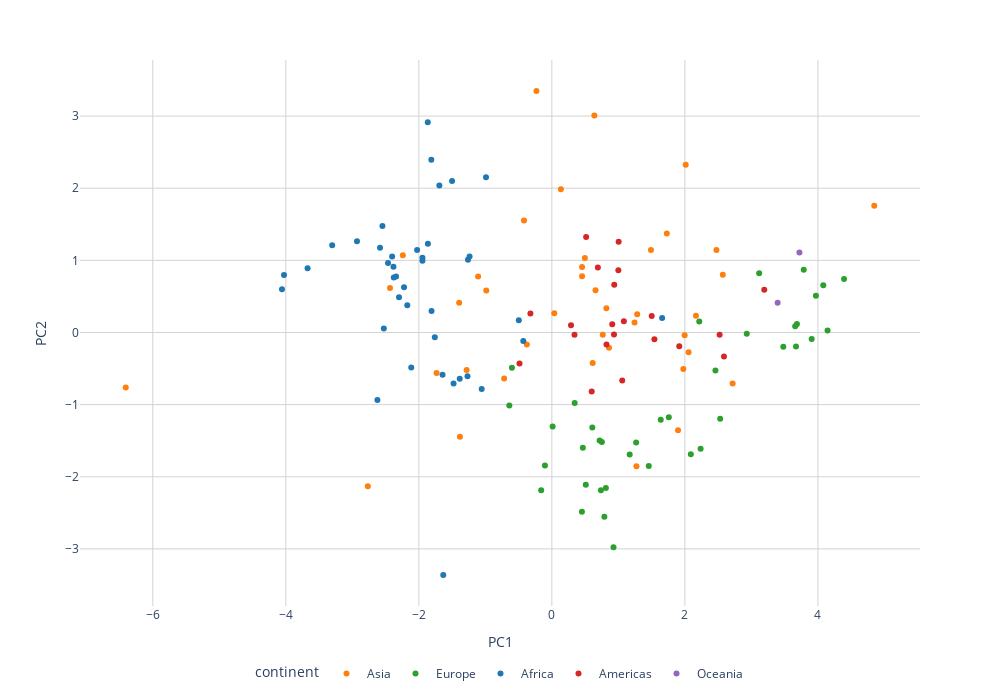
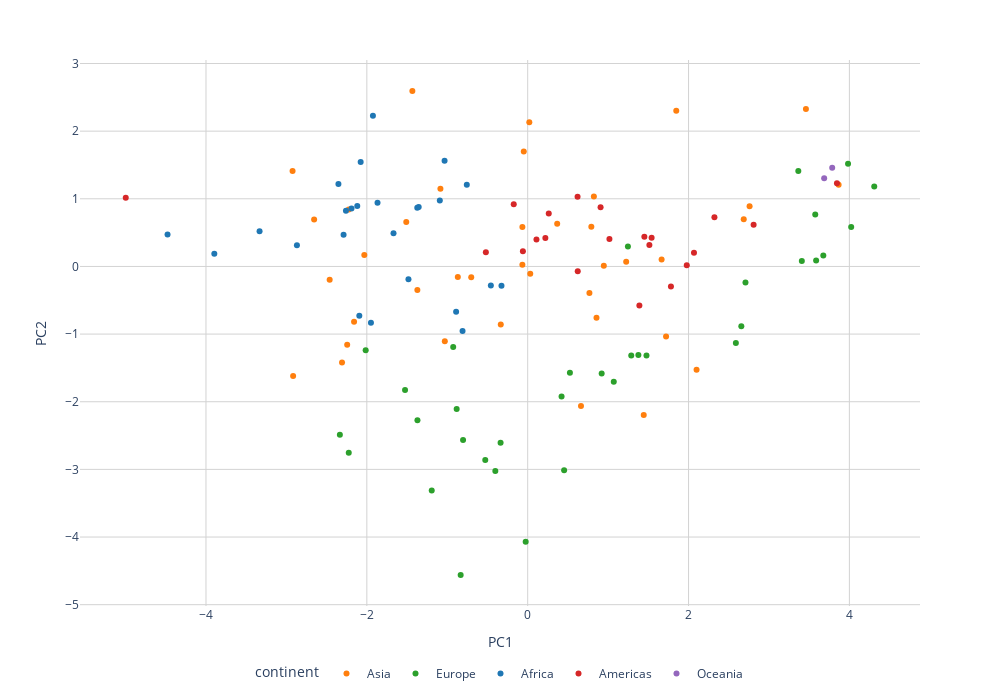

Here is the notebook cell these charts were saved with, in order:
### Code cell
#Slider for year selection
year_slider = widgets.IntSlider(value=2019, min=final_data['year'].min(), max=final_data['year'].max(), step=1, description='Year:')

#Dropdown for selecting x and y axis variables
variables = plotting_variables 
x_axis_dropdown = widgets.Dropdown(options=variables, value='PC1', description='X Axis:')
y_axis_dropdown = widgets.Dropdown(options=variables, value='PC2', description='Y Axis:')

#Display the interactive widgets
interact(interactive_plot, year=year_slider, x_axis=x_axis_dropdown, y_axis=y_axis_dropdown)

### Figure 1 — Plotly figure (JSON) as saved in the notebook; plotly's stock layout.template omitted (floating-point values rounded to 4 significant figures)
{"data": [{"hovertemplate": "<b>%{hovertext}</b><br><br>continent=Asia<br>PC1=%{x}<br>PC2=%{y}<extra></extra>", "hovertext": ["Afghanistan", "Armenia", "Azerbaijan", "Bahrain", "Bangladesh", "Cambodia", "China", "Cyprus", "Georgia", "Hong Kong S.A.R. of China", "India", "Indonesia", "Iran", "Israel", "Japan", "Jordan", "Kazakhstan", "Kuwait", "Kyrgyzstan", "Laos", "Lebanon", "Malaysia", "Mongolia", "Myanmar", "Nepal", "Pakistan", "Philippines", "Saudi Arabia", "Singapore", "South Korea", "Sri Lanka", "Taiwan Province of China", "Tajikistan", "Thailand", "Turkey", "Turkmenistan", "United Arab Emirates", "Uzbekistan", "Vietnam", "Yemen"], "legendgroup": "Asia", "marker": {"color": "#ff7f0e", "symbol": "circle"}, "mode": "markers", "name": "Asia", "orientation": "v", "showlegend": true, "type": "scatter", "x": [-6.407, -0.3769, 0.7654, 2.57, -1.109, -0.4189, 1.283, 0.8594, -0.7178, 2.166, -2.241, 0.6386, -1.394, 2.055, 1.897, -1.281, 1.976, 1.243, 0.4541, 0.1355, -2.767, 1.489, 0.6138, -0.2318, -0.986, -2.434, 0.4541, 1.996, 4.847, 1.272, 0.0366, 2.718, 0.4962, 1.728, -1.383, 0.6564, 2.474, 2.012, 0.8197, -1.733], "xaxis": "x", "y": [-0.764, -0.1664, -0.03094, 0.7993, 0.7766, 1.554, 0.2517, -0.2113, -0.6369, 0.2316, 1.07, 3.007, 0.4129, -0.2755, -1.356, -0.5195, -0.5055, 0.1389, 0.7783, 1.985, -2.133, 1.143, -0.4245, 3.347, 0.5828, 0.6157, 0.9081, -0.03914, 1.755, -1.854, 0.2671, -0.7058, 1.032, 1.374, -1.445, 0.587, 1.144, 2.326, 0.3372, -0.5617], "yaxis": "y"}, {"hovertemplate": "<b>%{hovertext}</b><br><br>continent=Europe<br>PC1=%{x}<br>PC2=%{y}<extra></extra>", "hovertext": ["Albania", "Austria", "Belarus", "Belgium", "Bosnia and Herzegovina", "Bulgaria", "Croatia", "Denmark", "Estonia", "Finland", "France", "Germany", "Greece", "Hungary", "Iceland", "Ireland", "Italy", "Latvia", "Lithuania", "Luxembourg", "Malta", "Moldova", "Montenegro", "Netherlands", "North Macedonia", "Norway", "Poland", "Portugal", "Romania", "Russia", "Serbia", "Slovakia", "Slovenia", "Spain", "Sweden", "Switzerland", "Ukraine", "United Kingdom"], "legendgroup": "Europe", "marker": {"color": "#2ca02c", "symbol": "circle"}, "mode": "markers", "name": "Europe", "orientation": "v", "showlegend": true, "type": "scatter", "x": [-0.6007, 3.48, 0.8122, 2.089, 0.343, 0.608, 0.4517, 4.393, 2.459, 3.906, 2.531, 2.93, 0.51, 1.457, 3.685, 3.658, 0.7519, 0.7893, 0.9264, 3.671, 2.216, 0.01142, -0.1609, 3.787, -0.6399, 4.081, 1.758, 1.17, 0.7183, 0.7377, 0.466, 1.267, 2.236, 1.637, 3.97, 4.145, -0.1041, 3.117], "xaxis": "x", "y": [-0.4872, -0.1987, -2.155, -1.688, -0.9768, -1.319, -2.485, 0.743, -0.5287, -0.0892, -1.196, -0.01793, -2.112, -1.85, 0.1163, 0.08688, -1.52, -2.554, -2.976, -0.1949, 0.1518, -1.304, -2.188, 0.868, -1.011, 0.6555, -1.175, -1.69, -1.497, -2.186, -1.597, -1.525, -1.61, -1.211, 0.5093, 0.02791, -1.844, 0.8213], "yaxis": "y"}, {"hovertemplate": "<b>%{hovertext}</b><br><br>continent=Africa<br>PC1=%{x}<br>PC2=%{y}<extra></extra>", "hovertext": ["Algeria", "Benin", "Botswana", "Burkina Faso", "Cameroon", "Chad", "Comoros", "Congo (Brazzaville)", "Egypt", "Ethiopia", "Gabon", "Gambia", "Ghana", "Guinea", "Ivory Coast", "Kenya", "Lesotho", "Liberia", "Libya", "Madagascar", "Malawi", "Mali", "Mauritania", "Mauritius", "Morocco", "Mozambique", "Namibia", "Niger", "Nigeria", "Rwanda", "Senegal", "Sierra Leone", "South Africa", "Swaziland", "Tanzania", "Togo", "Tunisia", "Uganda", "Zambia", "Zimbabwe"], "legendgroup": "Africa", "marker": {"color": "#1f77b4", "symbol": "circle"}, "mode": "markers", "name": "Africa", "orientation": "v", "showlegend": true, "type": "scatter", "x": [-1.478, -2.93, -1.055, -2.382, -2.174, -4.058, -2.401, -2.298, -1.644, -1.946, -1.385, -1.812, -1.261, -2.583, -2.223, -0.9904, -1.633, -2.463, -0.4969, -2.377, -3.303, -2.343, -1.809, 1.658, -2.114, -1.946, -1.268, -1.691, -2.026, -1.866, -1.237, -4.027, -0.4296, -1.76, -1.501, -3.673, -2.623, -1.864, -2.548, -2.527], "xaxis": "x", "y": [-0.7069, 1.266, -0.7821, 0.9112, 0.3781, 0.6008, 1.054, 0.4884, -0.5872, 1.036, -0.6424, 2.395, 1.007, 1.175, 0.6275, 2.152, -3.361, 0.9634, 0.168, 0.7615, 1.208, 0.7775, 0.2971, 0.2023, -0.4849, 0.9941, -0.6069, 2.037, 1.143, 2.913, 1.052, 0.7953, -0.1185, -0.06617, 2.1, 0.8911, -0.935, 1.231, 1.477, 0.05694], "yaxis": "y"}, {"hovertemplate": "<b>%{hovertext}</b><br><br>continent=Americas<br>PC1=%{x}<br>PC2=%{y}<extra></extra>", "hovertext": ["Argentina", "Bolivia", "Brazil", "Canada", "Chile", "Colombia", "Costa Rica", "Dominican Republic", "Ecuador", "El Salvador", "Guatemala", "Honduras", "Jamaica", "Mexico", "Nicaragua", "Panama", "Paraguay", "Peru", "United States", "Uruguay", "Venezuela"], "legendgroup": "Americas", "marker": {"color": "#d62728", "symbol": "circle"}, "mode": "markers", "name": "Americas", "orientation": "v", "showlegend": true, "type": "scatter", "x": [1.058, -0.3226, 0.9343, 3.194, 0.5986, 0.8209, 1.916, 1.082, 0.3404, 0.9996, 0.6916, 0.5153, 0.9075, 1.501, 1.004, 1.542, 0.9378, 0.288, 2.522, 2.588, -0.4869], "xaxis": "x", "y": [-0.6662, 0.2628, -0.02925, 0.5931, -0.8178, -0.1658, -0.1893, 0.1573, -0.03218, 0.8623, 0.9018, 1.323, 0.1131, 0.2268, 1.259, -0.09367, 0.6607, 0.1018, -0.03067, -0.3332, -0.4315], "yaxis": "y"}, {"hovertemplate": "<b>%{hovertext}</b><br><br>continent=Oceania<br>PC1=%{x}<br>PC2=%{y}<extra></extra>", "hovertext": ["Australia", "New Zealand"], "legendgroup": "Oceania", "marker": {"color": "#9467bd", "symbol": "circle"}, "mode": "markers", "name": "Oceania", "orientation": "v", "showlegend": true, "type": "scatter", "x": [3.395, 3.722], "xaxis": "x", "y": [0.4131, 1.108], "yaxis": "y"}], "layout": {"height": 700, "legend": {"orientation": "h", "title": {"text": "continent"}, "tracegroupgap": 0, "x": 0.5, "xanchor": "center", "y": -0.15, "yanchor": "bottom"}, "margin": {"t": 60}, "plot_bgcolor": "white", "width": 1000, "xaxis": {"anchor": "y", "domain": [0, 1], "gridcolor": "LightGrey", "showgrid": true, "title": {"text": "PC1"}, "zeroline": true, "zerolinecolor": "LightGrey", "zerolinewidth": 1}, "yaxis": {"anchor": "x", "domain": [0, 1], "gridcolor": "LightGrey", "showgrid": true, "title": {"text": "PC2"}, "zeroline": true, "zerolinecolor": "LightGrey", "zerolinewidth": 1}}}

### Figure 2 — Plotly figure (JSON) as saved in the notebook; plotly's stock layout.template omitted (floating-point values rounded to 4 significant figures)
{"data": [{"hovertemplate": "<b>%{hovertext}</b><br><br>continent=Asia<br>PC1=%{x}<br>PC2=%{y}<extra></extra>", "hovertext": ["Afghanistan", "Armenia", "Azerbaijan", "Bahrain", "Bangladesh", "Cambodia", "China", "Cyprus", "Georgia", "Hong Kong S.A.R. of China", "India", "Indonesia", "Iraq", "Israel", "Japan", "Jordan", "Kazakhstan", "Kuwait", "Kyrgyzstan", "Lebanon", "Malaysia", "Mongolia", "Nepal", "Pakistan", "Philippines", "Qatar", "Saudi Arabia", "Singapore", "South Korea", "Sri Lanka", "Syria", "Taiwan Province of China", "Tajikistan", "Thailand", "Turkey", "United Arab Emirates", "Uzbekistan", "Vietnam", "Yemen"], "legendgroup": "Asia", "marker": {"color": "#ff7f0e", "symbol": "circle"}, "mode": "markers", "name": "Asia", "orientation": "v", "showlegend": true, "type": "scatter", "x": [-2.924, -2.916, -2.244, 0.9464, -2.225, -1.434, 0.03174, 1.225, -2.159, 3.459, -1.51, 0.02017, -2.309, 0.8553, 2.1, -0.06611, 0.6625, 1.665, -0.7021, -1.372, 0.7913, -0.3347, -2.031, -2.656, -0.04877, 2.759, 0.7675, 3.866, 1.443, 0.3667, -0.8687, 1.72, -1.085, 1.847, -1.031, 2.686, 0.8228, -0.066, -2.462], "xaxis": "x", "y": [1.41, -1.618, -1.157, 0.0102, 0.8429, 2.593, -0.1076, 0.06755, -0.8175, 2.328, 0.656, 2.133, -1.422, -0.7576, -1.527, 0.0238, -2.064, 0.103, -0.1598, -0.347, 0.5878, -0.859, 0.1682, 0.6942, 1.701, 0.8915, -0.394, 1.208, -2.196, 0.6312, -0.1545, -1.035, 1.147, 2.3, -1.104, 0.6964, 1.033, 0.5836, -0.1964], "yaxis": "y"}, {"hovertemplate": "<b>%{hovertext}</b><br><br>continent=Europe<br>PC1=%{x}<br>PC2=%{y}<extra></extra>", "hovertext": ["Albania", "Austria", "Belarus", "Belgium", "Bosnia and Herzegovina", "Bulgaria", "Croatia", "Czech Republic", "Denmark", "Finland", "France", "Germany", "Greece", "Hungary", "Ireland", "Italy", "Lithuania", "Luxembourg", "Malta", "Moldova", "Montenegro", "Netherlands", "North Macedonia", "Poland", "Portugal", "Romania", "Russia", "Serbia", "Slovakia", "Slovenia", "Spain", "Sweden", "Ukraine", "United Kingdom"], "legendgroup": "Europe", "marker": {"color": "#2ca02c", "symbol": "circle"}, "mode": "markers", "name": "Europe", "orientation": "v", "showlegend": true, "type": "scatter", "x": [-0.9262, 3.409, 0.453, 2.656, -2.335, -1.371, -0.5274, 1.07, 4.309, 3.586, 2.588, 2.708, -0.337, -0.4024, 3.575, 0.9198, -0.8335, 3.676, 1.246, -0.8832, -0.8036, 3.983, -2.014, 1.288, 0.5249, -1.525, -0.0251, -2.225, 0.4212, 1.477, 1.376, 4.022, -1.193, 3.365], "xaxis": "x", "y": [-1.191, 0.08098, -3.011, -0.8826, -2.487, -2.274, -2.862, -1.703, 1.18, 0.08799, -1.132, -0.2356, -2.605, -3.023, 0.7675, -1.582, -4.56, 0.1629, 0.294, -2.108, -2.566, 1.517, -1.239, -1.315, -1.571, -1.828, -4.071, -2.753, -1.924, -1.317, -1.311, 0.5848, -3.311, 1.409], "yaxis": "y"}, {"hovertemplate": "<b>%{hovertext}</b><br><br>continent=Africa<br>PC1=%{x}<br>PC2=%{y}<extra></extra>", "hovertext": ["Algeria", "Botswana", "Burkina Faso", "Cameroon", "Central African Republic", "Chad", "Comoros", "Djibouti", "Egypt", "Ghana", "Kenya", "Liberia", "Mali", "Mauritania", "Morocco", "Niger", "Nigeria", "Senegal", "Sierra Leone", "South Africa", "Sudan", "Tanzania", "Tunisia", "Uganda", "Zimbabwe"], "legendgroup": "Africa", "marker": {"color": "#1f77b4", "symbol": "circle"}, "mode": "markers", "name": "Africa", "orientation": "v", "showlegend": true, "type": "scatter", "x": [-0.89, -0.8099, -2.869, -2.289, -4.478, -3.896, -2.26, -1.093, -2.094, -1.033, -1.373, -2.191, -2.077, -0.7571, -1.949, -1.924, -1.867, -1.355, -3.334, -0.326, -1.668, -2.353, -0.4581, -2.119, -1.482], "xaxis": "x", "y": [-0.6707, -0.9529, 0.314, 0.467, 0.4721, 0.1885, 0.8226, 0.9763, -0.7277, 1.564, 0.8667, 0.8578, 1.544, 1.209, -0.8337, 2.229, 0.9402, 0.8769, 0.5218, -0.2852, 0.4899, 1.219, -0.2815, 0.8951, -0.1899], "yaxis": "y"}, {"hovertemplate": "<b>%{hovertext}</b><br><br>continent=Americas<br>PC1=%{x}<br>PC2=%{y}<extra></extra>", "hovertext": ["Argentina", "Bolivia", "Brazil", "Canada", "Chile", "Colombia", "Costa Rica", "Dominican Republic", "Ecuador", "El Salvador", "Guatemala", "Haiti", "Honduras", "Mexico", "Nicaragua", "Panama", "Paraguay", "Peru", "United States", "Uruguay", "Venezuela"], "legendgroup": "Americas", "marker": {"color": "#d62728", "symbol": "circle"}, "mode": "markers", "name": "Americas", "orientation": "v", "showlegend": true, "type": "scatter", "x": [1.388, -0.5203, 1.45, 3.845, 1.513, 1.016, 2.322, 0.109, 0.6223, 0.2195, 0.6201, -4.998, -0.1735, 1.541, 0.2619, 2.068, 0.9062, -0.05964, 2.809, 1.781, 1.978], "xaxis": "x", "y": [-0.5791, 0.2103, 0.4404, 1.23, 0.3175, 0.4059, 0.7273, 0.3967, -0.07131, 0.4217, 1.03, 1.016, 0.9192, 0.4258, 0.7817, 0.2026, 0.8755, 0.224, 0.617, -0.2969, 0.01931], "yaxis": "y"}, {"hovertemplate": "<b>%{hovertext}</b><br><br>continent=Oceania<br>PC1=%{x}<br>PC2=%{y}<extra></extra>", "hovertext": ["Australia", "New Zealand"], "legendgroup": "Oceania", "marker": {"color": "#9467bd", "symbol": "circle"}, "mode": "markers", "name": "Oceania", "orientation": "v", "showlegend": true, "type": "scatter", "x": [3.786, 3.686], "xaxis": "x", "y": [1.457, 1.305], "yaxis": "y"}], "layout": {"height": 700, "legend": {"orientation": "h", "title": {"text": "continent"}, "tracegroupgap": 0, "x": 0.5, "xanchor": "center", "y": -0.15, "yanchor": "bottom"}, "margin": {"t": 60}, "plot_bgcolor": "white", "width": 1000, "xaxis": {"anchor": "y", "domain": [0, 1], "gridcolor": "LightGrey", "showgrid": true, "title": {"text": "PC1"}, "zeroline": true, "zerolinecolor": "LightGrey", "zerolinewidth": 1}, "yaxis": {"anchor": "x", "domain": [0, 1], "gridcolor": "LightGrey", "showgrid": true, "title": {"text": "PC2"}, "zeroline": true, "zerolinecolor": "LightGrey", "zerolinewidth": 1}}}
